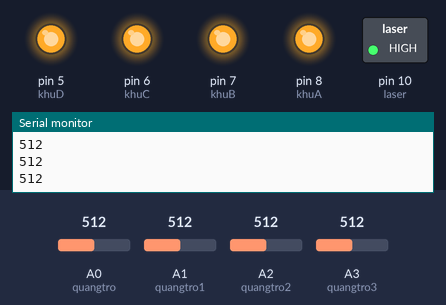
Bench run of a sketch on a simulated Arduino Uno, built with avr-gcc and run on an emulated ATmega328P. Parts: switched loads named in the sketch (green lamp = pin HIGH), output pins drawn as LEDs (lit = HIGH), the last lines printed to the serial monitor. The inputs (shaded band) are chosen by the test bench; at power-on: A1 (quangtro1) = 512, A2 (quangtro2) = 512, A0 (quangtro) = 512, A3 (quangtro3) = 512.

Above: at 1.8 s.
1.9 s: A1 (quangtro1) set to 109
4.2 s: A1 (quangtro1) set to 89
At 6.9 s:
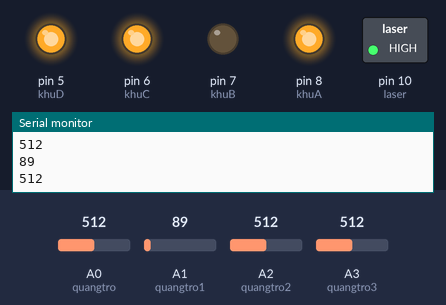
7.5 s: A2 (quangtro2) set to 111
10.2 s: A2 (quangtro2) set to 94
At 12.8 s:
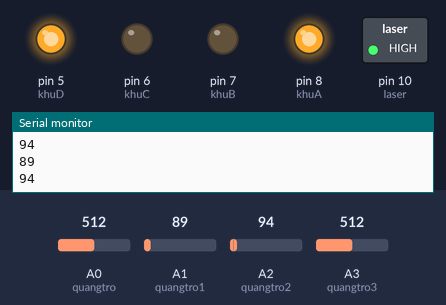
13.5 s: A0 (quangtro) set to 111
16.2 s: A0 (quangtro) set to 93
At 18.7 s:
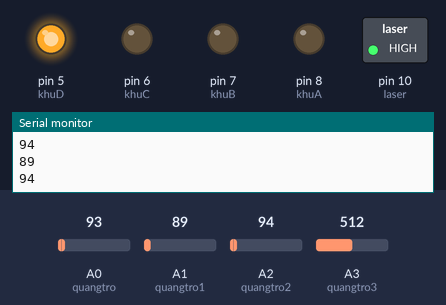
Timing chart, 0 to 20.2 s (numbered marks = the images above; inputs shaded):
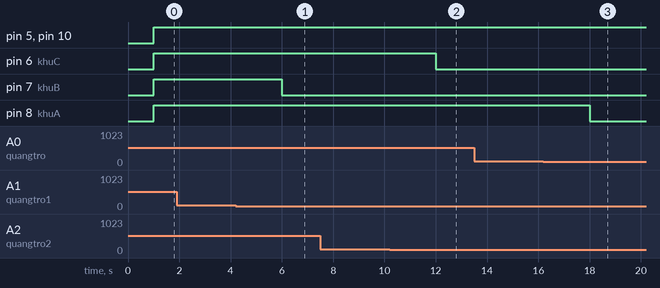

The sketch:

read_quang_tro.ino
```cpp
int quangtro = A0; //Thiết đặt chân analog đọc quang trở
int quangtro1 = A1; //Thiết đặt chân analog đọc quang trở
int quangtro2= A2;
int quangtro3= A3;
int khuA = 8;
int khuB = 7;
int khuC = 6;
int khuD = 5;
int laser = 10;
void setup() {
  // Khởi tạo cộng Serial 9600

  Serial.begin(9600);
//  for(int i = 2; i < 7; i++){
    pinMode(khuA,OUTPUT);
    pinMode(khuB,OUTPUT);
    pinMode(khuC,OUTPUT);
    pinMode(khuD,OUTPUT);
    pinMode(laser,OUTPUT);
//  }
}

void loop() {
  int giatriQuangtro = analogRead(quangtro);// đọc giá trị quang trở khu a
  int giatriQuangtro1 = analogRead(quangtro1);// đọc giá trị quang trở khu b
  int giatriQuangtro2 = analogRead(quangtro2);// đọc giá trị quang trở khu c
  int giatriQuangtro3 = analogRead(quangtro3);// đọc giá trị quang trở khu d
   Serial.println(giatriQuangtro1);
  Serial.println(giatriQuangtro2);
  // bat den laser, dua vao dien ap cao
  delay(1000);
  digitalWrite(laser,HIGH);
  if(giatriQuangtro > 100){
    digitalWrite(khuA,HIGH);
  }else{
    digitalWrite(khuA,LOW);
  }
   if(giatriQuangtro1 > 100){
    digitalWrite(khuB,HIGH);
  }else{
    digitalWrite(khuB,LOW);
  }
   if(giatriQuangtro2 > 100){
    digitalWrite(khuC,HIGH);
  }else{
    digitalWrite(khuC,LOW);
  }
   if(giatriQuangtro3 > 100){
    digitalWrite(khuD,HIGH);
  }else{
    digitalWrite(khuD,LOW);
  }

}
```

Measured:
- the behaviour switches between 101 and 100 on A1 (quangtro1) (found by bisection; images 0 and 1)
- the behaviour switches between 101 and 100 on A2 (quangtro2) (found by bisection; images 1 and 2)
- the behaviour switches between 101 and 100 on A0 (quangtro) (found by bisection; images 2 and 3)
- after the input at 4.2 s, pin 7 (khuB): HIGH → LOW after 1.8 s
- after the input at 10.2 s, pin 6 (khuC): HIGH → LOW after 1.8 s
- after the input at 16.2 s, pin 8 (khuA): HIGH → LOW after 1.8 s
